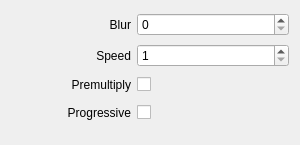
<?xml version="1.0" encoding="UTF-8"?>
<ui version="4.0">
 <class>InspectorImageScrollerWidget</class>
 <widget class="QWidget" name="InspectorImageScrollerWidget">
  <property name="geometry">
   <rect>
    <x>0</x>
    <y>0</y>
    <width>300</width>
    <height>145</height>
   </rect>
  </property>
  <property name="sizePolicy">
   <sizepolicy hsizetype="Expanding" vsizetype="Preferred">
    <horstretch>0</horstretch>
    <verstretch>0</verstretch>
   </sizepolicy>
  </property>
  <layout class="QGridLayout" name="gridLayout">
   <property name="bottomMargin">
    <number>20</number>
   </property>
   <item row="1" column="0">
    <widget class="QLabel" name="labelSpeed">
     <property name="minimumSize">
      <size>
       <width>120</width>
       <height>0</height>
      </size>
     </property>
     <property name="text">
      <string>Speed</string>
     </property>
     <property name="alignment">
      <set>Qt::AlignRight|Qt::AlignTrailing|Qt::AlignVCenter</set>
     </property>
    </widget>
   </item>
   <item row="3" column="1">
    <layout class="QHBoxLayout" name="horizontalLayoutProgressive">
     <item>
      <widget class="QCheckBox" name="checkBoxProgressive">
       <property name="layoutDirection">
        <enum>Qt::RightToLeft</enum>
       </property>
       <property name="text">
        <string/>
       </property>
      </widget>
     </item>
     <item>
      <spacer name="horizontalSpacerProgressive2">
       <property name="orientation">
        <enum>Qt::Horizontal</enum>
       </property>
       <property name="sizeHint" stdset="0">
        <size>
         <width>40</width>
         <height>20</height>
        </size>
       </property>
      </spacer>
     </item>
    </layout>
   </item>
   <item row="2" column="0">
    <widget class="QLabel" name="labelPremultiply">
     <property name="minimumSize">
      <size>
       <width>120</width>
       <height>0</height>
      </size>
     </property>
     <property name="text">
      <string>Premultiply</string>
     </property>
     <property name="alignment">
      <set>Qt::AlignRight|Qt::AlignTrailing|Qt::AlignVCenter</set>
     </property>
    </widget>
   </item>
   <item row="1" column="1">
    <widget class="QSpinBox" name="spinBoxSpeed">
     <property name="sizePolicy">
      <sizepolicy hsizetype="Expanding" vsizetype="Fixed">
       <horstretch>0</horstretch>
       <verstretch>0</verstretch>
      </sizepolicy>
     </property>
     <property name="minimum">
      <number>1</number>
     </property>
     <property name="maximum">
      <number>100</number>
     </property>
    </widget>
   </item>
   <item row="0" column="0">
    <widget class="QLabel" name="labelBlur">
     <property name="minimumSize">
      <size>
       <width>120</width>
       <height>0</height>
      </size>
     </property>
     <property name="text">
      <string>Blur</string>
     </property>
     <property name="alignment">
      <set>Qt::AlignRight|Qt::AlignTrailing|Qt::AlignVCenter</set>
     </property>
    </widget>
   </item>
   <item row="0" column="1">
    <widget class="QSpinBox" name="spinBoxBlur">
     <property name="sizePolicy">
      <sizepolicy hsizetype="Expanding" vsizetype="Fixed">
       <horstretch>0</horstretch>
       <verstretch>0</verstretch>
      </sizepolicy>
     </property>
    </widget>
   </item>
   <item row="2" column="1">
    <layout class="QHBoxLayout" name="horizontalLayoutPremultiply">
     <item>
      <widget class="QCheckBox" name="checkBoxPremultiply">
       <property name="layoutDirection">
        <enum>Qt::RightToLeft</enum>
       </property>
       <property name="text">
        <string/>
       </property>
      </widget>
     </item>
     <item>
      <spacer name="horizontalSpacerPremultiply2">
       <property name="orientation">
        <enum>Qt::Horizontal</enum>
       </property>
       <property name="sizeHint" stdset="0">
        <size>
         <width>40</width>
         <height>20</height>
        </size>
       </property>
      </spacer>
     </item>
    </layout>
   </item>
   <item row="3" column="0">
    <widget class="QLabel" name="labelProgressive">
     <property name="minimumSize">
      <size>
       <width>120</width>
       <height>0</height>
      </size>
     </property>
     <property name="text">
      <string>Progressive</string>
     </property>
     <property name="alignment">
      <set>Qt::AlignRight|Qt::AlignTrailing|Qt::AlignVCenter</set>
     </property>
    </widget>
   </item>
  </layout>
 </widget>
 <tabstops>
  <tabstop>spinBoxBlur</tabstop>
  <tabstop>spinBoxSpeed</tabstop>
  <tabstop>checkBoxPremultiply</tabstop>
  <tabstop>checkBoxProgressive</tabstop>
 </tabstops>
 <resources/>
 <connections>
  <connection>
   <sender>labelPremultiply</sender>
   <signal>linkActivated(QString)</signal>
   <receiver>InspectorImageScrollerWidget</receiver>
   <slot>resetPremultiply(QString)</slot>
   <hints>
    <hint type="sourcelabel">
     <x>55</x>
     <y>79</y>
    </hint>
    <hint type="destinationlabel">
     <x>8</x>
     <y>78</y>
    </hint>
   </hints>
  </connection>
  <connection>
   <sender>labelProgressive</sender>
   <signal>linkActivated(QString)</signal>
   <receiver>InspectorImageScrollerWidget</receiver>
   <slot>resetProgressive(QString)</slot>
   <hints>
    <hint type="sourcelabel">
     <x>43</x>
     <y>101</y>
    </hint>
    <hint type="destinationlabel">
     <x>36</x>
     <y>124</y>
    </hint>
   </hints>
  </connection>
  <connection>
   <sender>checkBoxPremultiply</sender>
   <signal>stateChanged(int)</signal>
   <receiver>InspectorImageScrollerWidget</receiver>
   <slot>premultiplyChanged(int)</slot>
   <hints>
    <hint type="sourcelabel">
     <x>83</x>
     <y>78</y>
    </hint>
    <hint type="destinationlabel">
     <x>194</x>
     <y>77</y>
    </hint>
   </hints>
  </connection>
  <connection>
   <sender>checkBoxProgressive</sender>
   <signal>stateChanged(int)</signal>
   <receiver>InspectorImageScrollerWidget</receiver>
   <slot>progressiveChanged(int)</slot>
   <hints>
    <hint type="sourcelabel">
     <x>91</x>
     <y>104</y>
    </hint>
    <hint type="destinationlabel">
     <x>134</x>
     <y>121</y>
    </hint>
   </hints>
  </connection>
  <connection>
   <sender>labelBlur</sender>
   <signal>linkActivated(QString)</signal>
   <receiver>InspectorImageScrollerWidget</receiver>
   <slot>resetBlur(QString)</slot>
   <hints>
    <hint type="sourcelabel">
     <x>53</x>
     <y>21</y>
    </hint>
    <hint type="destinationlabel">
     <x>2</x>
     <y>22</y>
    </hint>
   </hints>
  </connection>
  <connection>
   <sender>spinBoxBlur</sender>
   <signal>valueChanged(int)</signal>
   <receiver>InspectorImageScrollerWidget</receiver>
   <slot>blurChanged(int)</slot>
   <hints>
    <hint type="sourcelabel">
     <x>163</x>
     <y>23</y>
    </hint>
    <hint type="destinationlabel">
     <x>190</x>
     <y>19</y>
    </hint>
   </hints>
  </connection>
  <connection>
   <sender>labelSpeed</sender>
   <signal>linkActivated(QString)</signal>
   <receiver>InspectorImageScrollerWidget</receiver>
   <slot>resetSpeed(QString)</slot>
   <hints>
    <hint type="sourcelabel">
     <x>38</x>
     <y>42</y>
    </hint>
    <hint type="destinationlabel">
     <x>4</x>
     <y>53</y>
    </hint>
   </hints>
  </connection>
  <connection>
   <sender>spinBoxSpeed</sender>
   <signal>valueChanged(int)</signal>
   <receiver>InspectorImageScrollerWidget</receiver>
   <slot>speedChanged(int)</slot>
   <hints>
    <hint type="sourcelabel">
     <x>158</x>
     <y>47</y>
    </hint>
    <hint type="destinationlabel">
     <x>190</x>
     <y>47</y>
    </hint>
   </hints>
  </connection>
 </connections>
 <slots>
  <slot>resetProgressive(QString)</slot>
  <slot>progressiveChanged(int)</slot>
  <slot>resetPremultiply(QString)</slot>
  <slot>premultiplyChanged(int)</slot>
  <slot>resetBlur(QString)</slot>
  <slot>blurChanged(int)</slot>
  <slot>resetSpeed(QString)</slot>
  <slot>speedChanged(int)</slot>
 </slots>
</ui>
